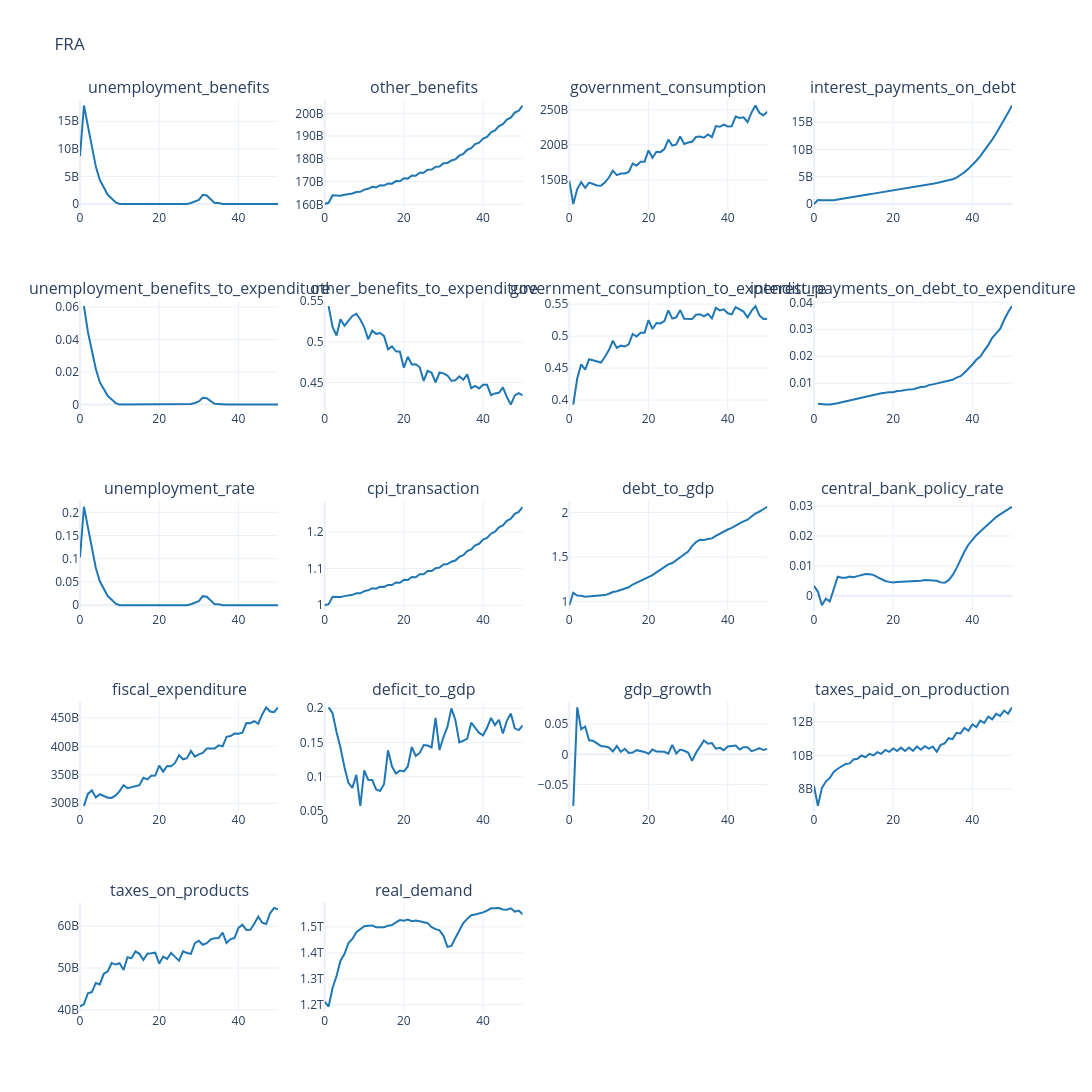
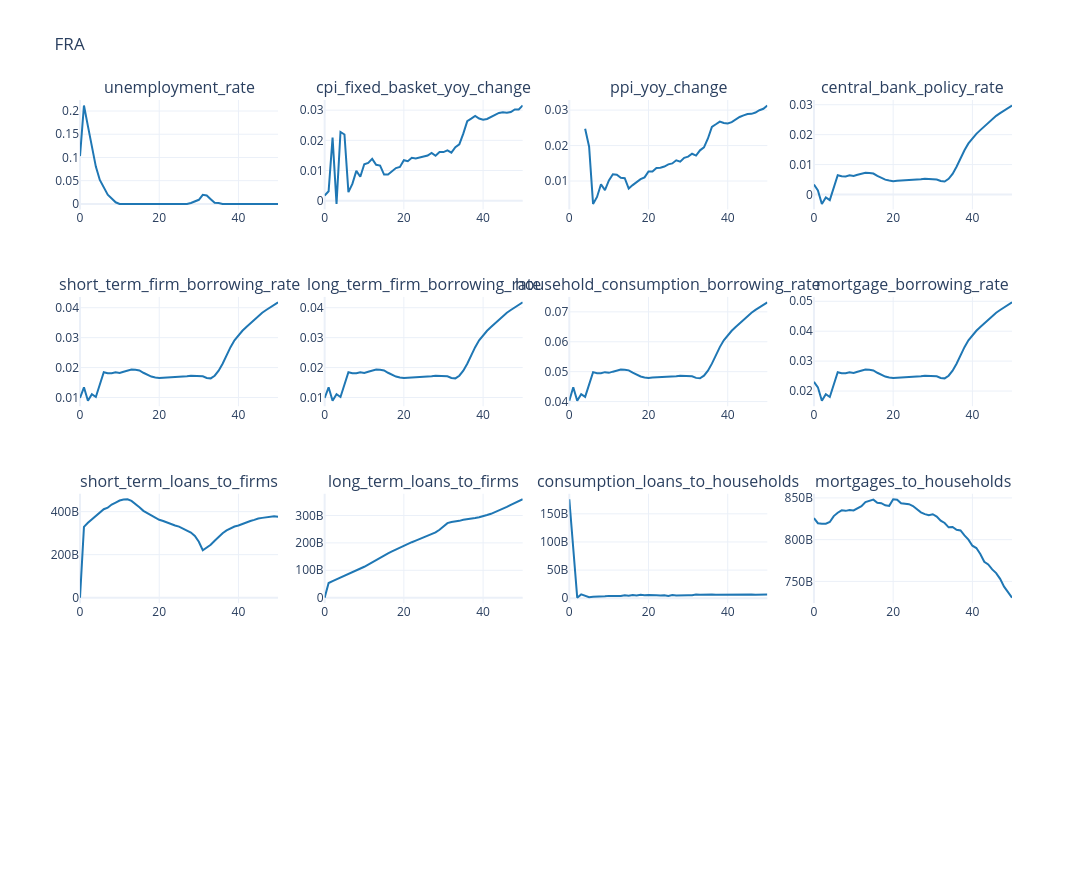
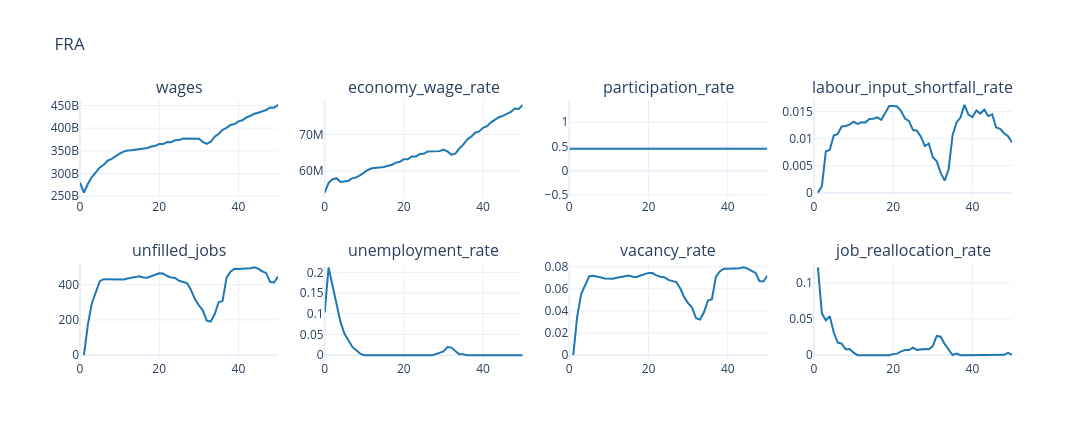

Notebook code cell kept with these figures, in order:
### Code cell
plot_output(df=df_base[fiscal_cols], no_rows=5, no_cols=4, country_code=cfg.country_iso3, **FIG_SIZE_BENCHMARK)
plot_output(df=df_base[policy_cols], no_rows=4, no_cols=4, country_code=cfg.country_iso3, **FIG_SIZE_BENCHMARK)
plot_output(df=df_base[labour_cols], no_rows=2, no_cols=4, country_code=cfg.country_iso3, **FIG_SIZE_BENCHMARK)
